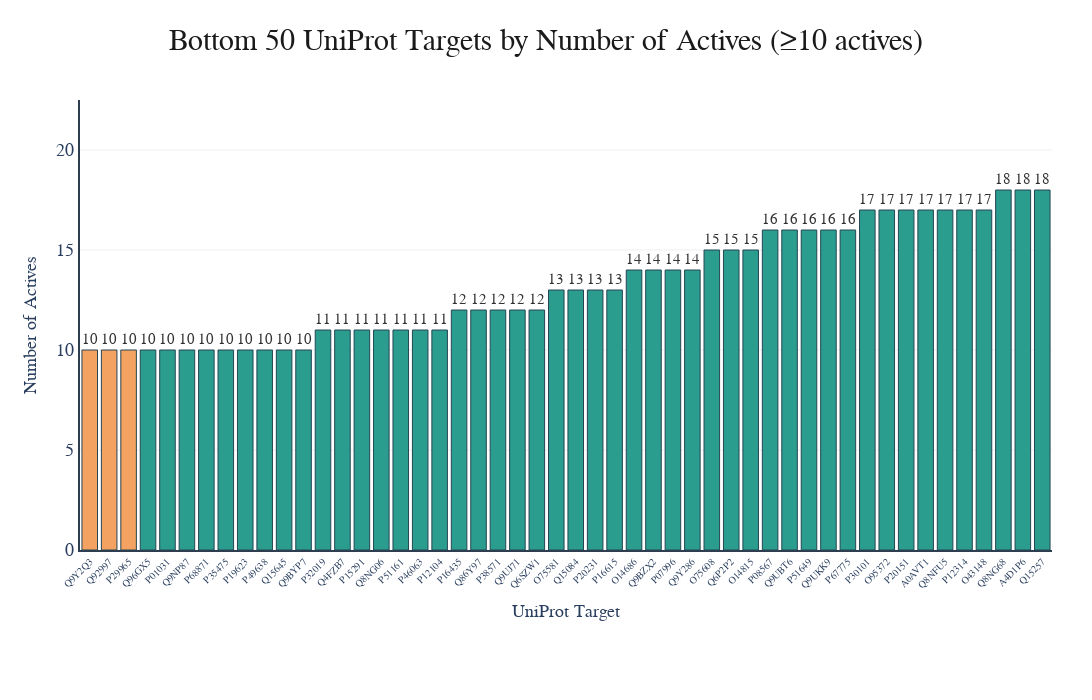

The notebook cell saved with this chart:
### Markdown cell above
## Figure 6: Bottom 50 UniProt Targets by Number of Actives

Showing the 50 targets with the fewest actives (excluding targets with <5 actives).

### Code cell
# Bottom 50 UniProt targets - with visible labels (excluding <5 actives)
min_actives = 10
bottom_n = 50

# Filter out targets with fewer than 5 actives, then get bottom 50
filtered_sorted_df = sorted_df[sorted_df['n_actives'] >= min_actives].copy()
bottom_df = filtered_sorted_df.tail(bottom_n).iloc[::-1]  # Reverse to show smallest first

print(f"Total targets with ≥{min_actives} actives: {len(filtered_sorted_df)}")
print(f"Showing bottom {len(bottom_df)} targets")

# Create colors: highlight bottom 3 targets (fewest actives)
colors_bottom = ['#F4A261'] * 3 + ['#2A9D8F'] * (len(bottom_df) - 3)

fig_bottom = go.Figure()

fig_bottom.add_trace(go.Bar(
    x=bottom_df['uniprot_id'],
    y=bottom_df['n_actives'],
    marker=dict(
        color=colors_bottom,
        line=dict(color='#264653', width=1),
    ),
    text=[f'{v:,}' for v in bottom_df['n_actives']],
    textposition='outside',
    textfont=dict(size=15, family='Arial', color='#333'),
    hovertemplate='<b>%{x}</b><br>Actives: %{y:,}<extra></extra>',
))

fig_bottom.update_layout(
    title=dict(
        text=f'Bottom {bottom_n} UniProt Targets by Number of Actives (≥{min_actives} actives)',
        font=dict(size=30, family='Arial', color='#1a1a1a'),
        x=0.5,
        xanchor='center',
    ),
    xaxis=dict(
        title=dict(text='UniProt Target', font=dict(size=18, family='Arial')),
        tickfont=dict(size=10, family='Arial'),
        tickangle=-45,
        showgrid=False,
        linecolor='#2C3E50',
        linewidth=2,
    ),
    yaxis=dict(
        title=dict(text='Number of Actives', font=dict(size=18, family='Arial')),
        tickfont=dict(size=18, family='Arial'),
        tickformat=',',
        showgrid=True,
        gridcolor='rgba(200,200,200,0.3)',
        gridwidth=1,
        linecolor='#2C3E50',
        linewidth=2,
    ),
    plot_bgcolor='white',
    paper_bgcolor='white',
    margin=dict(l=80, r=40, t=100, b=150),
    width=1400,
    height=700,
    showlegend=False,
)

# Adjust y-axis to fit text labels
fig_bottom.update_yaxes(range=[0, bottom_df['n_actives'].max() * 1.25])

# Save outputs using centralized helper (includes SVG)
out_base = output_dir / f"bottom_{bottom_n}_uniprot_actives"
save_plotly_figure(fig_bottom, out_base, scale=3)

fig_bottom.show()

# Print bottom 10 for reference
print(f"\n📊 Bottom 10 UniProt Targets (with ≥{min_actives} actives):")
print("-" * 40)
for i, (_, row) in enumerate(bottom_df.head(10).iterrows(), 1):
    print(f"  {i:2}. {row['uniprot_id']:12} : {row['n_actives']:,} actives")

### Figure 1 — Plotly figure (JSON) as saved in the notebook; plotly's stock layout.template omitted (floating-point values rounded to 4 significant figures)
{"data": [{"hovertemplate": "<b>%{x}</b><br>Actives: %{y:,}<extra></extra>", "marker": {"color": ["#F4A261", "#F4A261", "#F4A261", "#2A9D8F", "#2A9D8F", "#2A9D8F", "#2A9D8F", "#2A9D8F", "#2A9D8F", "#2A9D8F", "#2A9D8F", "#2A9D8F", "#2A9D8F", "#2A9D8F", "#2A9D8F", "#2A9D8F", "#2A9D8F", "#2A9D8F", "#2A9D8F", "#2A9D8F", "#2A9D8F", "#2A9D8F", "#2A9D8F", "#2A9D8F", "#2A9D8F", "#2A9D8F", "#2A9D8F", "#2A9D8F", "#2A9D8F", "#2A9D8F", "#2A9D8F", "#2A9D8F", "#2A9D8F", "#2A9D8F", "#2A9D8F", "#2A9D8F", "#2A9D8F", "#2A9D8F", "#2A9D8F", "#2A9D8F", "#2A9D8F", "#2A9D8F", "#2A9D8F", "#2A9D8F", "#2A9D8F", "#2A9D8F", "#2A9D8F", "#2A9D8F", "#2A9D8F", "#2A9D8F"], "line": {"color": "#264653", "width": 1}}, "text": ["10", "10", "10", "10", "10", "10", "10", "10", "10", "10", "10", "10", "11", "11", "11", "11", "11", "11", "11", "12", "12", "12", "12", "12", "13", "13", "13", "13", "14", "14", "14", "14", "15", "15", "15", "16", "16", "16", "16", "16", "17", "17", "17", "17", "17", "17", "17", "18", "18", "18"], "textfont": {"color": "#333", "family": "Arial", "size": 15}, "textposition": "outside", "type": "bar", "x": ["Q9Y2Q3", "Q92997", "P29965", "Q96GX5", "P01031", "Q9NP87", "P68871", "P35475", "P19623", "P49638", "Q15645", "Q9BYP7", "P32019", "Q4FZB7", "P15291", "Q8NG06", "P51161", "P46063", "P12104", "P16435", "Q86Y97", "P38571", "Q9UJ71", "Q6SZW1", "O75581", "Q15084", "P20231", "P16615", "O14686", "Q9BZX2", "P07996", "Q9Y286", "O75608", "Q6P2P2", "O14815", "P08567", "Q9UBT6", "P51649", "Q9UKK9", "P67775", "P30101", "O95372", "P20151", "A0AVT1", "Q8NFU5", "P12314", "O43148", "Q8NG68", "A4D1P6", "Q15257"], "y": [10, 10, 10, 10, 10, 10, 10, 10, 10, 10, 10, 10, 11, 11, 11, 11, 11, 11, 11, 12, 12, 12, 12, 12, 13, 13, 13, 13, 14, 14, 14, 14, 15, 15, 15, 16, 16, 16, 16, 16, 17, 17, 17, 17, 17, 17, 17, 18, 18, 18]}], "layout": {"height": 700, "margin": {"b": 150, "l": 80, "r": 40, "t": 100}, "paper_bgcolor": "white", "plot_bgcolor": "white", "showlegend": false, "title": {"font": {"color": "#1a1a1a", "family": "Arial", "size": 30}, "text": "Bottom 50 UniProt Targets by Number of Actives (≥10 actives)", "x": 0.5, "xanchor": "center"}, "width": 1400, "xaxis": {"linecolor": "#2C3E50", "linewidth": 2, "showgrid": false, "tickangle": -45, "tickfont": {"family": "Arial", "size": 10}, "title": {"font": {"family": "Arial", "size": 18}, "text": "UniProt Target"}}, "yaxis": {"gridcolor": "rgba(200,200,200,0.3)", "gridwidth": 1, "linecolor": "#2C3E50", "linewidth": 2, "range": [0, 22.5], "showgrid": true, "tickfont": {"family": "Arial", "size": 18}, "tickformat": ",", "title": {"font": {"family": "Arial", "size": 18}, "text": "Number of Actives"}}}}
